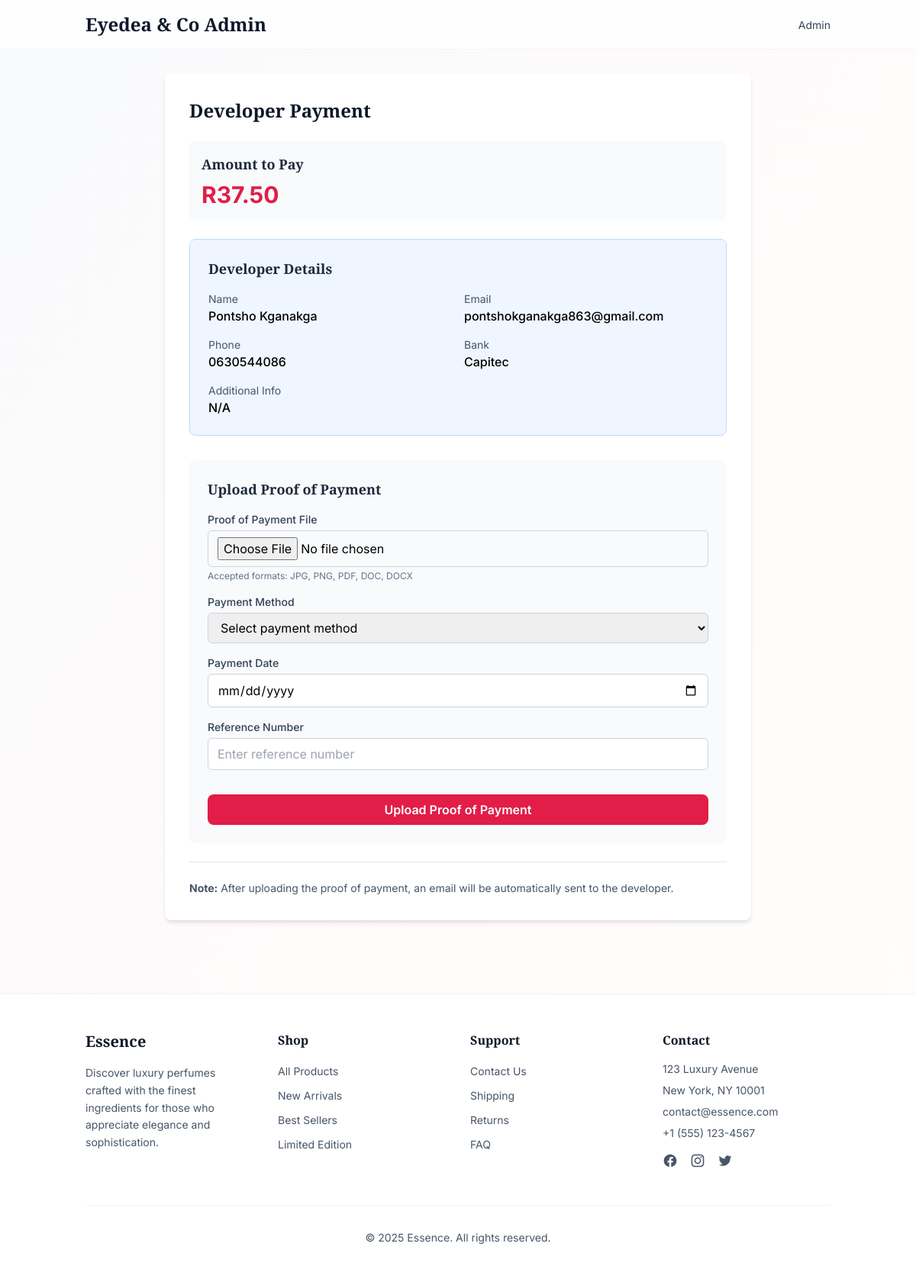
The page /api/auth/admin/developer-payment/ (signed in) on the database its author committed.
### authentication/models.py (models this page shows, shortened)
class ContactInfo(models.Model):
    address = models.CharField(max_length=255, default='123 Luxury Avenue')
    city = models.CharField(max_length=100, default='New York')
    state = models.CharField(max_length=100, default='NY')
    zip_code = models.CharField(max_length=20, default='10001')
    email = models.EmailField(default='contact@essence.com')
    phone = models.CharField(max_length=20, default='+1 (555) 123-4567')
    updated_at = models.DateTimeField(auto_now=True)
    class Meta:
        verbose_name = 'Contact Information'
        verbose_name_plural = 'Contact Information'

### authentication/views_admin.py (the view, shortened to what this page needs)
# urls.py: path('admin/developer-payment/', views_admin.developer_payment, name='developer_payment'),
@staff_member_required
def developer_payment(request):
    from django.db.models import Sum
    from decimal import Decimal
    from django.contrib import messages
    from .utils import send_developer_payment_confirmation
    from .models import DeveloperPayment
    last_payment = DeveloperPayment.objects.order_by('-payment_date').first()
    valid_statuses = ['approved', 'shipped', 'delivered']
    if last_payment:
        total_order_amounts = Order.objects.filter(
            created_at__gt=last_payment.payment_date,
            status__in=valid_statuses
        ).aggregate(total=Sum('total'))['total'] or Decimal('0')
    else:
        total_order_amounts = Order.objects.filter(
            status__in=valid_statuses
        ).aggregate(total=Sum('total'))['total'] or Decimal('0')
    developers_pay = total_order_amounts * Decimal('0.05')
    context = {
        'developers_pay': developers_pay,
        'title': 'Developer Payment',
    }
    return render(request, 'developer_payment.html', context)

### authentication/context_processors.py (called while the page is built, shortened)
def contact_info(request):
    try:
        contact_info_instance = ContactInfo.objects.first()
        return {'contact_info': contact_info_instance}
    except:
        return {
            'contact_info': {
                'address': '123 Luxury Avenue',
                'city': 'New York',
                'state': 'NY',
                'zip_code': '10001',
                'email': 'contact@essence.com',
                'phone': '+1 (555) 123-4567'
            }
        }

### templates/developer_payment.html (shortened to what this page needs)
{% extends "base.html" %}
{% block content %}
<div class="container mx-auto px-6 py-8">
    <div class="max-w-3xl mx-auto bg-white rounded-lg shadow-md p-8">
        <h1 class="text-2xl font-serif-display font-bold text-slate-900 mb-6">Developer Payment</h1>
        <div class="mb-6 p-4 bg-slate-50 rounded-lg">
            <h2 class="text-lg font-semibold text-slate-800 mb-2">Amount to Pay</h2>
            <p class="text-3xl font-bold text-rose-600">R{{ developers_pay|floatformat:2 }}</p>
        </div>
        <div class="mb-8 bg-blue-50 p-6 rounded-lg border border-blue-200">
            <h2 class="text-lg font-semibold text-slate-800 mb-4">Developer Details</h2>
            <div class="grid grid-cols-1 md:grid-cols-2 gap-4">
                <div>
                    <p class="text-sm text-slate-600">Name</p>
                    <p class="font-medium">Pontsho Kganakga</p>
                </div>
                <div>
                    <p class="text-sm text-slate-600">Email</p>
                    <p class="font-medium">pontshokganakga863@gmail.com</p>
                </div>
                <div>
                    <p class="text-sm text-slate-600">Phone</p>
                    <p class="font-medium">0630544086</p>
                </div>
                <div>
                    <p class="text-sm text-slate-600">Bank</p>
                    <p class="font-medium">Capitec</p>
                </div>
                <div class="md:col-span-2">
                    <p class="text-sm text-slate-600">Additional Info</p>
                    <p class="font-medium">N/A</p>
                </div>
            </div>
        </div>
        <div class="bg-slate-50 p-6 rounded-lg">
            <h2 class="text-lg font-semibold text-slate-800 mb-4">Upload Proof of Payment</h2>
            <form method="post" enctype="multipart/form-data" class="space-y-4">
                <div>
                    <label for="proof_of_payment" class="block text-sm font-medium text-slate-700 mb-1">Proof of Payment File</label>
                    <input type="file" id="proof_of_payment" name="proof_of_payment"
                           accept=".jpg,.jpeg,.png,.pdf,.doc,.docx"
                           class="w-full px-3 py-2 border border-slate-300 rounded-md focus:outline-none focus:ring-2 focus:ring-rose-500">
                    <p class="text-xs text-slate-500 mt-1">Accepted formats: JPG, PNG, PDF, DOC, DOCX</p>
                </div>
                <div>
                    <label for="payment_method" class="block text-sm font-medium text-slate-700 mb-1">Payment Method</label>
                    <select id="payment_method" name="payment_method"
                            class="w-full px-3 py-2 border border-slate-300 rounded-md focus:outline-none focus:ring-2 focus:ring-rose-500">
                        <option value="">Select payment method</option>
                    </select>
                </div>
                <div>
                    <label for="payment_date" class="block text-sm font-medium text-slate-700 mb-1">Payment Date</label>
                    <input type="date" id="payment_date" name="payment_date"
                           class="w-full px-3 py-2 border border-slate-300 rounded-md focus:outline-none focus:ring-2 focus:ring-rose-500">
                </div>
                <div>
                    <label for="reference" class="block text-sm font-medium text-slate-700 mb-1">Reference Number</label>
                    <input type="text" id="reference" name="reference"
                           class="w-full px-3 py-2 border border-slate-300 rounded-md focus:outline-none focus:ring-2 focus:ring-rose-500"
                           placeholder="Enter reference number">
                </div>
                <div class="pt-4">
                    <button type="submit" class="w-full px-4 py-2 bg-rose-600 text-white font-semibold rounded-lg hover:bg-rose-700 transition-colors">
                        Upload Proof of Payment
                    </button>
                </div>
            </form>
        </div>
        <div class="border-t border-slate-200 pt-6 mt-6">
            <p class="text-sm text-slate-600">
                <strong>Note:</strong> After uploading the proof of payment, an email will be automatically sent to the developer.
            </p>
        </div>
    </div>
</div>
{% endblock %}

### templates/base.html (shortened to what this page needs)
<!DOCTYPE html>
<html lang="en">
<head>
    <script src="https://cdn.tailwindcss.com"></script>
</head>
<body class="min-h-screen bg-gradient-to-br from-slate-50 via-rose-50/30 to-amber-50/20">
    <nav class="bg-white/80 backdrop-blur-md border-b border-slate-200/50 sticky top-0 z-50">
      <div class="container mx-auto px-6 py-4">
        <div class="flex items-center justify-between">
          {% if user.is_staff %}
            <a href="{% url 'admin_dashboard' %}" class="text-2xl font-bold text-slate-900" style="font-family: 'Playfair Display', serif;">
              Eyedea & Co Admin
            </a>
          {% else %}
            <a href="{% url 'shop' %}" class="text-2xl font-bold text-slate-900" style="font-family: 'Playfair Display', serif;">
              Eyedea & Co
            </a>
          {% endif %}
          <div class="flex items-center gap-8">
            {% if user.is_authenticated %}
            {% if user.is_staff %}
            <div class="flex items-center gap-4">
              <div class="relative group">
                <span class="text-sm text-slate-700 max-w-[120px] truncate cursor-pointer">
                  Admin
                </span>
              </div>
            </div>
            {% endif %}
            {% else %}
            <a href="{% url 'auth_page' %}?mode=login"
               class="px-4 py-2 bg-gradient-to-r from-rose-600 to-rose-700 text-white font-semibold rounded-lg hover:shadow-lg transition-shadow">
              Sign In
            </a>
            {% endif %}
          </div>
        </div>
      </div>
    </nav>
    {% block content %}
    {% endblock %}
    <footer class="bg-white border-t border-slate-200/50 mt-16">
      <div class="container mx-auto px-6 py-12">
        <div class="grid grid-cols-1 md:grid-cols-4 gap-8">
          <div>
            <h3 class="text-xl font-serif-display font-bold text-slate-900 mb-4">Essence</h3>
            <p class="text-slate-600 text-sm leading-relaxed">
              Discover luxury perfumes crafted with the finest ingredients for those who appreciate elegance and sophistication.
            </p>
          </div>
          <div>
            <h4 class="font-semibold text-slate-900 mb-4">Shop</h4>
            <ul class="space-y-2">
              <li><a href="{% url 'shop' %}" class="text-slate-600 hover:text-rose-600 transition-colors text-sm">All Products</a></li>
              <li><a href="#" class="text-slate-600 hover:text-rose-600 transition-colors text-sm">New Arrivals</a></li>
              <li><a href="#" class="text-slate-600 hover:text-rose-600 transition-colors text-sm">Best Sellers</a></li>
              <li><a href="#" class="text-slate-600 hover:text-rose-600 transition-colors text-sm">Limited Edition</a></li>
            </ul>
          </div>
          <div>
            <h4 class="font-semibold text-slate-900 mb-4">Support</h4>
            <ul class="space-y-2">
              <li><a href="#" class="text-slate-600 hover:text-rose-600 transition-colors text-sm">Contact Us</a></li>
              <li><a href="#" class="text-slate-600 hover:text-rose-600 transition-colors text-sm">Shipping</a></li>
              <li><a href="#" class="text-slate-600 hover:text-rose-600 transition-colors text-sm">Returns</a></li>
              <li><a href="#" class="text-slate-600 hover:text-rose-600 transition-colors text-sm">FAQ</a></li>
            </ul>
          </div>
          <div>
            <h4 class="font-semibold text-slate-900 mb-4">Contact</h4>
            <address class="text-slate-600 text-sm not-italic">
              <p class="mb-2">{{ contact_info.address }}</p>
              <p class="mb-2">{{ contact_info.city }}, {{ contact_info.state }} {{ contact_info.zip_code }}</p>
              <p class="mb-2">{{ contact_info.email }}</p>
              <p>{{ contact_info.phone }}</p>
            </address>
            <div class="flex space-x-4 mt-4">
              <a href="#" class="text-slate-600 hover:text-rose-600 transition-colors">
              </a>
              <a href="#" class="text-slate-600 hover:text-rose-600 transition-colors">
              </a>
              <a href="#" class="text-slate-600 hover:text-rose-600 transition-colors">
              </a>
            </div>
          </div>
        </div>
        <div class="border-t border-slate-200/50 mt-12 pt-8 flex flex-col md:flex-row justify-center items-center">
          <p class="text-slate-600 text-sm text-center">© 2025 Essence. All rights reserved.</p>
        </div>
      </div>
    </footer>
</body>
</html>

### rows shown on the page
ContactInfo: address "123 Luxury Avenue", city "New York", state "NY", zip_code "10001", email "contact@essence.com", phone "+1 (555) 123-4567"

### other values the page prints
{{ developers_pay|floatformat:2 }} "37.50"
